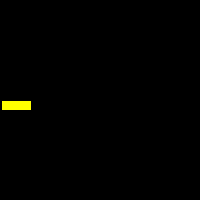
Frame 1 (no input)
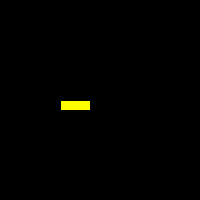
Frame 60 (the mouse pressed at the canvas centre just before this capture)
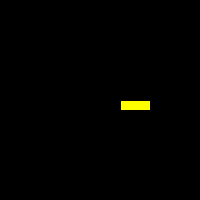
Frame 120 (the mouse held since frame 60 and released just before this capture)

The Processing sketch that drew these frames (run headless with seeded random() and noise(); from frame 60 on, the mouse is pressed at the canvas centre):

// Processing sketch: objects
// ── objects.pde
color c = color(0);
float x = 0;
float y = 100;
float speed = 1;

void setup() {
  size(200,200);
}

void draw() {
  background(0);
  move();
  display();
}

void move() {
  x = x + speed;
  if (x > width) {
    x = 0;
  }
}

void display() {
  fill(255,255,0);
  rect(x,y,30,10);
}
